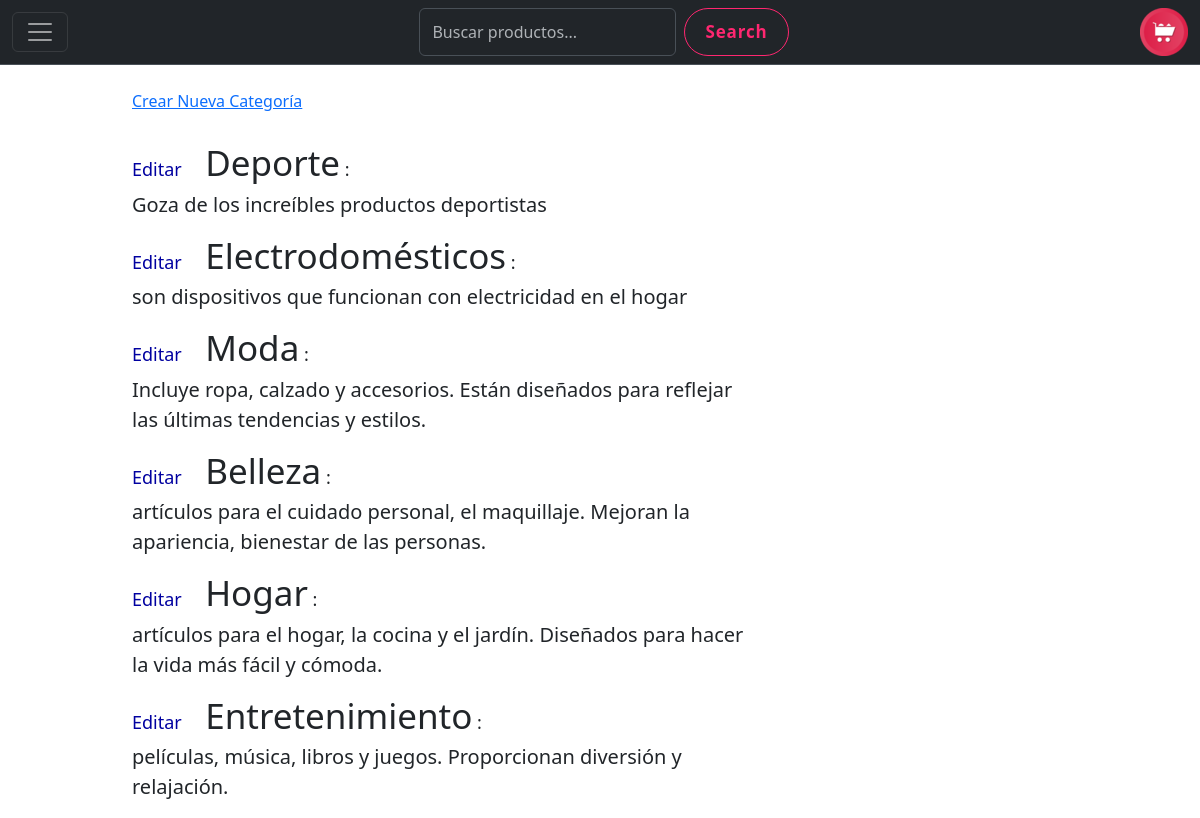
Page /Categorias/ (signed in) on the committed database.
### main/models.py (models this page shows, shortened)
class Category(models.Model):
    name = models.CharField(max_length=200)
    description = models.TextField()

### main/views.py (the view)
# urls.py: path('Categorias/',views.category_list, name='category_list'),
def category_list(request):
    categories = Category.objects.all()
    return render(request, 'main/category_list.html', {'categories': categories})

### main/Templates/main/category_list.html (shortened to what this page needs)
{% extends 'main/base.html' %}
{% load static %}
{% block content %}
<body >
    <section >
    <div class="innerPageBannerCol" >
        <div class="container"><div class="row g-4 g-md-3  align-items-center">
            <div class="col-md-8"><div class="bannerContent"><br>
                {% if user.is_staff %}
            <a href="{% url 'main:create_category' %}">Crear Nueva Categoría</a>
            {% endif %}
                <ul class="category-list"><br>
                {% for category in categories %}
                    <li>{% if user.is_staff %}<a href="{% url 'main:edit_category' category.id %}">Editar</a>{% endif %}
                        &nbsp;&nbsp;&nbsp;&nbsp;<a style="font-size: 35px;">{{ category.name }}</a> :<br>
                        <a style="font-size: 20px; text-align: center;">{{ category.description|truncatechars:100 }}</a>
                    </li>
                {% endfor %}
                </ul>
            </div>
            </div>
        </div>
        </div>
    </div>
    </section>
</body>
<head>
    <link href="{% static 'css/Categorias.css' %}" rel="stylesheet">
</head>
{% endblock %}

### static/css/Categorias.css (style rules this page uses)
body { scroll-padding-top: 1.25rem }
.container { width: 1600px; max-width: 100%; margin: auto; }
ul.category-list { list-style: none; padding: 0; }
ul.category-list li { margin-bottom: 10px; font-size: 18px; }
ul.category-list li a { text-decoration: none; color: #0000A0; }
section { width: 100%; max-width: 960px; margin: 0 auto; }

### rows in the picture
Category: name "Deporte", description "Goza de los increíbles productos deportistas"
Category: name "Electrodomésticos", description "son dispositivos que funcionan con electricidad en el hogar"
Category: name "Moda", description "Incluye ropa, calzado y accesorios. Están diseñados para reflejar las últimas tendencias y estilos."
Category: name "Belleza", description "artículos para el cuidado personal, el maquillaje. Mejoran la apariencia, bienestar de las personas."
Category: name "Hogar", description "artículos para el hogar, la cocina y el jardín. Diseñados para hacer la vida más fácil y cómoda."
Category: name "Entretenimiento", description "películas, música, libros y juegos. Proporcionan diversión y relajación."
